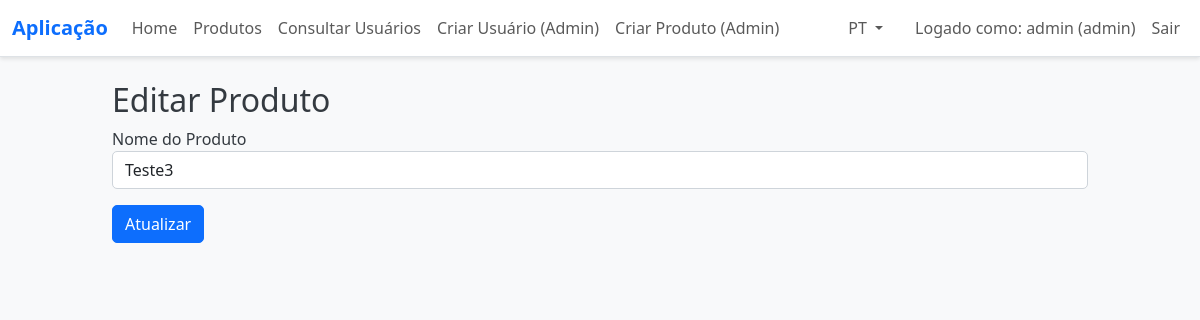
The page /admin/edit_product/5 (signed in) on the database its author committed.
### models.py (models this page shows, shortened)
class User(db.Model):
    id = db.Column(db.Integer, primary_key=True)
    name = db.Column(db.String(64), unique=True, nullable=False)
    email = db.Column(db.String(120), unique=True, nullable=False)
    password_hash = db.Column(db.String(128), nullable=False)
    role = db.Column(db.String(10), default='user')  # 'user' ou 'admin'

class Product(db.Model):
    id = db.Column(db.Integer, primary_key=True)
    name = db.Column(db.String(128), nullable=False)

### app.py (the view)
@app.route('/admin/edit_product/<int:product_id>', methods=['GET','POST'])
@admin_required
def admin_edit_product(product_id):
    prod = Product.query.get_or_404(product_id)
    form = ProductForm(obj=prod)
    if form.validate_on_submit():
        prod.name = form.name.data
        db.session.commit()
        flash(_('Produto atualizado com sucesso!'))
        return redirect(url_for('list_products'))
    return render_template('admin_edit_product.html', form=form, product=prod, user=get_current_user())

### forms.py
class ProductForm(FlaskForm):
    name = StringField(_('Nome do Produto'), validators=[DataRequired()])
    submit = SubmitField(_('Salvar'))

### app.py (called while the page is built)
@babel.localeselector
def get_locale():
    return session.get('lang', 'pt')

@app.context_processor
def inject_get_locale():
    return {'get_locale': get_locale}

### auth.py (called while the page is built)
def get_current_user():
    user_id = session.get('user_id')
    if user_id:
        return User.query.get(user_id)
    return None

def admin_required(f):
    @wraps(f)
    def decorated_function(*args, **kwargs):
        user = get_current_user()
        if not user or user.role != 'admin':
            return redirect(url_for('index', next=request.url))
        return f(*args, **kwargs)
    return decorated_function

### templates/admin_edit_product.html (shortened to what this page needs)
{% extends "base.html" %}
{% block content %}
<h2>{{_('Editar Produto')}}</h2>
<form method="POST">
    <div class="mb-3">
        {{ form.name.label }}
        {{ form.name(class="form-control") }}
    </div>
    <button type="submit" class="btn btn-primary">{{_('Atualizar')}}</button>
</form>
{% endblock %}

### templates/base.html (shortened to what this page needs)
<!DOCTYPE html>
<html lang="{{ get_locale() }}">
<head>
    <link href="https://cdn.jsdelivr.net/npm/bootstrap@5.3.2/dist/css/bootstrap.min.css" rel="stylesheet">
    <link rel="stylesheet" href="https://cdnjs.cloudflare.com/ajax/libs/font-awesome/6.0.0-beta3/css/all.min.css" />
    <link rel="stylesheet" href="{{ url_for('static', filename='css/style.css') }}">
</head>
<body class="bg-light">
    <nav class="navbar navbar-expand-lg navbar-light bg-white border-bottom mb-4">
        <div class="container-fluid">
            <a class="navbar-brand" href="{{ url_for('index') }}">{{ _('Aplicação') }}</a>
            <div class="collapse navbar-collapse" id="navbarNav">
                <ul class="navbar-nav me-auto">
                    {% if user %}
                        <li class="nav-item"><a class="nav-link" href="{{ url_for('list_users') }}">{{ _('Home') }}</a></li>
                        <li class="nav-item"><a class="nav-link" href="{{ url_for('list_products') }}">{{ _('Produtos') }}</a></li>
                        <li class="nav-item"><a class="nav-link" href="{{ url_for('consult_users') }}">{{ _('Consultar Usuários') }}</a></li>
                        {% if user.role == 'admin' %}
                            <li class="nav-item"><a class="nav-link" href="{{ url_for('admin_create_user') }}">{{ _('Criar Usuário (Admin)') }}</a></li>
                            <li class="nav-item"><a class="nav-link" href="{{ url_for('admin_create_product') }}">{{ _('Criar Produto (Admin)') }}</a></li>
                        {% endif %}
                    {% endif %}
                </ul>
                <ul class="navbar-nav">
                    <li class="nav-item dropdown me-3">
                        <a class="nav-link dropdown-toggle" href="#" id="idiomaDropdown" role="button" data-bs-toggle="dropdown" aria-expanded="false">
                            {{ get_locale()|upper }}
                        </a>
                    </li>
                    {% if user %}
                        <li class="nav-item"><span class="nav-link">{{ _('Logado como') }}: {{ user.name }} ({{ user.role }})</span></li>
                        <li class="nav-item">
                            <a class="nav-link" href="{{ url_for('logout') }}">{{ _('Sair') }}</a>
                        </li>
                    {% else %}
                    <li class="nav-item"><a class="nav-link" href="{{ url_for('login_as_admin') }}">{{ _('Login como Admin') }}</a></li>
                    <li class="nav-item"><a class="nav-link" href="{{ url_for('login_as_user') }}">{{ _('Login como Usuário') }}</a></li>
                    {% endif %}
                </ul>
            </div>
        </div>
    </nav>
    <div class="container">
        {% block content %}{% endblock %}
    </div>
</body>
</html>

### static/css/style.css (style rules this page uses)
body { background-color: #f8f9fa; font-family: 'Segoe UI', Tahoma, Geneva, Verdana, sans-serif; color: #343a40; }
.navbar { box-shadow: 0 2px 4px rgba(0,0,0,0.1); }
.navbar-brand { font-weight: bold; font-size: 1.25rem; color: #0d6efd !important; }
.navbar-nav .nav-link { font-weight: 500; transition: color 0.2s; }
.btn { border-radius: 5px; transition: background-color 0.2s, color 0.2s; }
.btn-primary { background-color: #0d6efd; border-color: #0d6efd; }
.form-control, .form-select { border-radius: 5px; border: 1px solid #ced4da; }
.container { max-width: 1000px; margin-bottom: 2rem; }

### rows shown on the page
User: name "admin", role "admin"
Product: name "Teste3"

### other values the page prints
{{ get_locale()|upper }} "PT"
